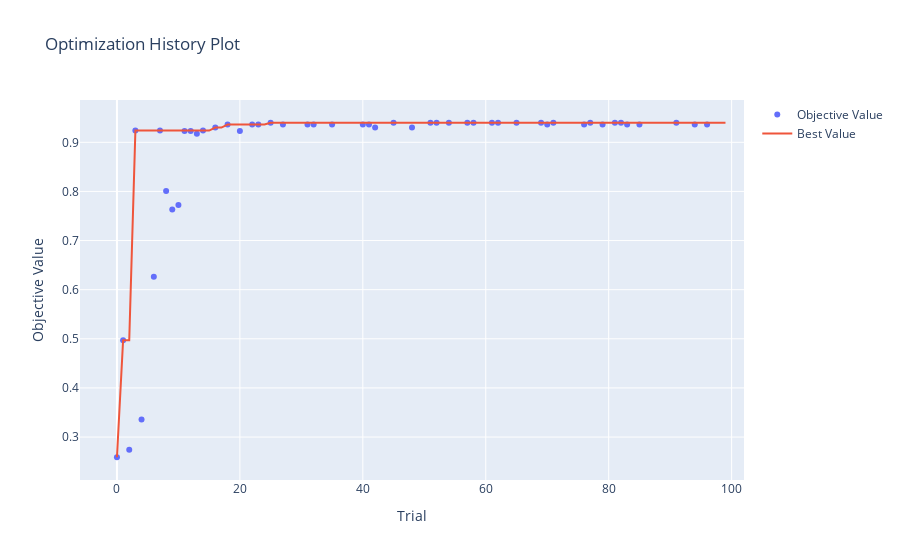
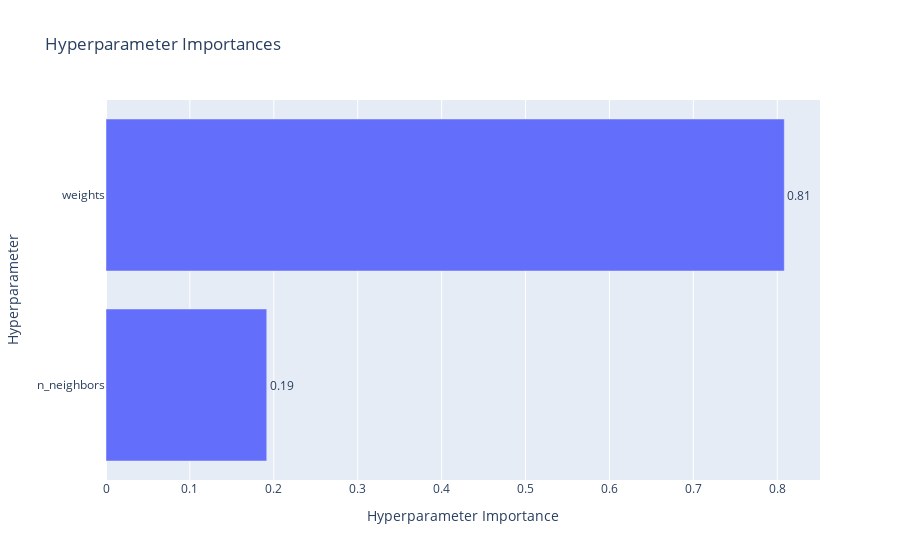
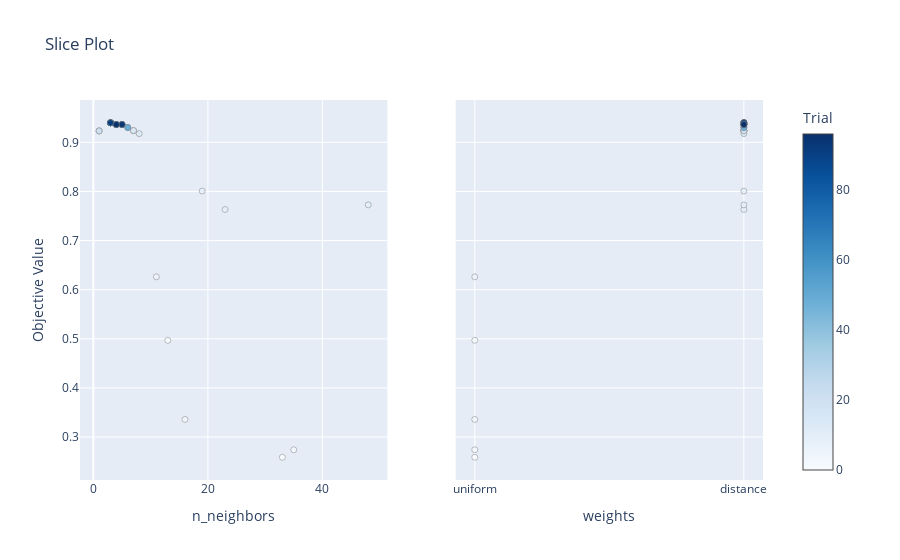

Source (notebook cell) for these figures, in order:
### Code cell
import numpy as np
import joblib  # for saving the model
from sklearn.model_selection import train_test_split
from sklearn.preprocessing import StandardScaler
from sklearn.metrics import accuracy_score
from sklearn.decomposition import KernelPCA
from sklearn.neighbors import KNeighborsClassifier
import optuna
import optuna.visualization as vis

n = 9

X = np.load('Datasets/kryptonite-%s-X.npy' % (n))
y = np.load('Datasets/kryptonite-%s-y.npy' % (n))

X_train_total, X_test, y_train_total, y_test = train_test_split(X, y, test_size=0.1, random_state=42)  # 10% of all data for final model evaluation

# To hold the best model and accuracy score
best_model = None
best_accuracy = -1

def objective(trial):
    global best_model, best_scaler, best_accuracy

    # Shuffle and split data
    X_train, X_val, y_train, y_val = train_test_split(X_train_total, y_train_total, test_size=0.8, random_state=42)

    scaler = StandardScaler()
    X_train_scaled = scaler.fit_transform(X_train)
    X_val_scaled = scaler.transform(X_val)

    # # Suggest dimensionality reduction and kernel parameters
    # use_pca = trial.suggest_categorical('use_pca', ['True', 'False'])

    # if use_pca == 'True':
    #     kernel_pca = trial.suggest_categorical('pca_kernel', ['linear', 'poly', 'rbf', 'sigmoid', 'cosine'])
    #     params_pca = {}

    #     if kernel_pca == 'poly':
    #         params_pca['degree'] = trial.suggest_int('degree_pca', 1, 10)
    #     if kernel_pca in ['poly', 'rbf', 'sigmoid']:
    #         params_pca['gamma'] = trial.suggest_float('gamma_pca', 0.1, 10)

    #     params_pca['n_jobs'] = -1
    #     params_pca['n_components'] = trial.suggest_int('n_pca_components', 1, max(1, X_train_scaled.shape[1]))

    #     pca = KernelPCA(kernel=kernel_pca, **params_pca)
    #     X_train_scaled = pca.fit_transform(X_train_scaled)
    #     X_val_scaled = pca.transform(X_val_scaled)

    # KNN Classifier parameters
    classifier = KNeighborsClassifier(
        n_neighbors=trial.suggest_int('n_neighbors', 1, 50),
        weights=trial.suggest_categorical('weights', ['uniform', 'distance']),
        n_jobs=-1
    )

    # Train the classifier
    classifier.fit(X_train_scaled, y_train)

    # Evaluate on the validation set
    y_val_pred = classifier.predict(X_val_scaled)
    val_accuracy = accuracy_score(y_val, y_val_pred)

    # Report validation accuracy for pruning
    trial.report(val_accuracy, step=0)

    # Check if the trial should be pruned
    if trial.should_prune():
        raise optuna.TrialPruned()

    # If this is the best model so far, save it
    if val_accuracy > best_accuracy:
        best_accuracy = val_accuracy
        best_model = classifier  # Update the best model
        best_scaler = scaler
        # Save the best model
        joblib.dump(best_model, 'best_knn_model.joblib')
        print(f"New best model saved with accuracy: {best_accuracy:.4f}")

    return val_accuracy

# Create a study object with a pruner
pruner = optuna.pruners.MedianPruner()
study = optuna.create_study(direction="maximize", pruner=pruner)

# Optimize the objective function
study.optimize(objective, n_trials=100)

print("Best hyperparameters:", study.best_params)
print("Best value:", study.best_value)
print("Best model saved as 'best_knn_model.joblib'.")

# Optional: Visualize optimization results
vis.plot_optimization_history(study).show()
vis.plot_param_importances(study).show()
vis.plot_slice(study).show()

# Evaluate on the validation set
X_test_scaled = best_scaler.transform(X_test)
y_test_pred = best_model.predict(X_test_scaled)
val_accuracy = accuracy_score(y_test, y_test_pred)

### Figure 1 — Plotly figure (JSON) as saved in the notebook; plotly's stock layout.template omitted (floating-point values rounded to 4 significant figures)
{"data": [{"mode": "markers", "name": "Objective Value", "type": "scatter", "x": [0, 1, 2, 3, 4, 6, 7, 8, 9, 10, 11, 12, 13, 14, 16, 18, 20, 22, 23, 25, 27, 31, 32, 35, 40, 41, 42, 45, 48, 51, 52, 54, 57, 58, 61, 62, 65, 69, 70, 71, 76, 77, 79, 81, 82, 83, 85, 91, 94, 96], "y": [0.2589, 0.4969, 0.2741, 0.9238, 0.3358, 0.6262, 0.9238, 0.8007, 0.7632, 0.7726, 0.9232, 0.9232, 0.9177, 0.9238, 0.9301, 0.9362, 0.9232, 0.9363, 0.9362, 0.9398, 0.9362, 0.9362, 0.9362, 0.9362, 0.9363, 0.9363, 0.9301, 0.9398, 0.9301, 0.9398, 0.9398, 0.9398, 0.9398, 0.9398, 0.9398, 0.9398, 0.9398, 0.9398, 0.9363, 0.9398, 0.9363, 0.9398, 0.9363, 0.9398, 0.9398, 0.9362, 0.9362, 0.9398, 0.9363, 0.9362]}, {"mode": "lines", "name": "Best Value", "type": "scatter", "x": [0, 1, 2, 3, 4, 5, 6, 7, 8, 9, 10, 11, 12, 13, 14, 15, 16, 17, 18, 19, 20, 21, 22, 23, 24, 25, 26, 27, 28, 29, 30, 31, 32, 33, 34, 35, 36, 37, 38, 39, 40, 41, 42, 43, 44, 45, 46, 47, 48, 49, 50, 51, 52, 53, 54, 55, 56, 57, 58, 59, 60, 61, 62, 63, 64, 65, 66, 67, 68, 69, 70, 71, 72, 73, 74, 75, 76, 77, 78, 79, 80, 81, 82, 83, 84, 85, 86, 87, 88, 89, 90, 91, 92, 93, 94, 95, 96, 97, 98, 99], "y": [0.2589, 0.4969, 0.4969, 0.9238, 0.9238, 0.9238, 0.9238, 0.9238, 0.9238, 0.9238, 0.9238, 0.9238, 0.9238, 0.9238, 0.9238, 0.9238, 0.9301, 0.9301, 0.9362, 0.9362, 0.9362, 0.9362, 0.9363, 0.9363, 0.9363, 0.9398, 0.9398, 0.9398, 0.9398, 0.9398, 0.9398, 0.9398, 0.9398, 0.9398, 0.9398, 0.9398, 0.9398, 0.9398, 0.9398, 0.9398, 0.9398, 0.9398, 0.9398, 0.9398, 0.9398, 0.9398, 0.9398, 0.9398, 0.9398, 0.9398, 0.9398, 0.9398, 0.9398, 0.9398, 0.9398, 0.9398, 0.9398, 0.9398, 0.9398, 0.9398, 0.9398, 0.9398, 0.9398, 0.9398, 0.9398, 0.9398, 0.9398, 0.9398, 0.9398, 0.9398, 0.9398, 0.9398, 0.9398, 0.9398, 0.9398, 0.9398, 0.9398, 0.9398, 0.9398, 0.9398, 0.9398, 0.9398, 0.9398, 0.9398, 0.9398, 0.9398, 0.9398, 0.9398, 0.9398, 0.9398, 0.9398, 0.9398, 0.9398, 0.9398, 0.9398, 0.9398, 0.9398, 0.9398, 0.9398, 0.9398]}, {"marker": {"color": "#cccccc"}, "mode": "markers", "name": "Infeasible Trial", "showlegend": false, "type": "scatter", "x": [], "y": []}], "layout": {"title": {"text": "Optimization History Plot"}, "xaxis": {"title": {"text": "Trial"}}, "yaxis": {"title": {"text": "Objective Value"}}}}

### Figure 2 — Plotly figure (JSON) as saved in the notebook; plotly's stock layout.template omitted (floating-point values rounded to 4 significant figures)
{"data": [{"cliponaxis": false, "hovertemplate": ["n_neighbors (IntDistribution): 0.1915821567535082<extra></extra>", "weights (CategoricalDistribution): 0.8084178432464918<extra></extra>"], "name": "Objective Value", "orientation": "h", "text": ["0.19", "0.81"], "textposition": "outside", "type": "bar", "x": [0.1916, 0.8084], "y": ["n_neighbors", "weights"]}], "layout": {"title": {"text": "Hyperparameter Importances"}, "xaxis": {"title": {"text": "Hyperparameter Importance"}}, "yaxis": {"title": {"text": "Hyperparameter"}}}}

### Figure 3 — Plotly figure (JSON) as saved in the notebook; plotly's stock layout.template omitted (floating-point values rounded to 4 significant figures)
{"data": [{"marker": {"color": [0, 1, 2, 3, 4, 6, 7, 8, 9, 10, 11, 12, 13, 14, 16, 18, 20, 22, 23, 25, 27, 31, 32, 35, 40, 41, 42, 45, 48, 51, 52, 54, 57, 58, 61, 62, 65, 69, 70, 71, 76, 77, 79, 81, 82, 83, 85, 91, 94, 96], "colorbar": {"title": {"text": "Trial"}, "x": 1, "xpad": 40}, "colorscale": [[0, "rgb(247,251,255)"], [0.125, "rgb(222,235,247)"], [0.25, "rgb(198,219,239)"], [0.375, "rgb(158,202,225)"], [0.5, "rgb(107,174,214)"], [0.625, "rgb(66,146,198)"], [0.75, "rgb(33,113,181)"], [0.875, "rgb(8,81,156)"], [1, "rgb(8,48,107)"]], "line": {"color": "Grey", "width": 0.5}, "showscale": true}, "mode": "markers", "name": "Feasible Trial", "showlegend": false, "type": "scatter", "x": [33, 13, 35, 7, 16, 11, 7, 19, 23, 48, 1, 1, 8, 7, 6, 4, 1, 5, 4, 3, 4, 4, 4, 4, 5, 5, 6, 3, 6, 3, 3, 3, 3, 3, 3, 3, 3, 3, 5, 3, 5, 3, 5, 3, 3, 4, 4, 3, 5, 4], "xaxis": "x", "y": [0.2589, 0.4969, 0.2741, 0.9238, 0.3358, 0.6262, 0.9238, 0.8007, 0.7632, 0.7726, 0.9232, 0.9232, 0.9177, 0.9238, 0.9301, 0.9362, 0.9232, 0.9363, 0.9362, 0.9398, 0.9362, 0.9362, 0.9362, 0.9362, 0.9363, 0.9363, 0.9301, 0.9398, 0.9301, 0.9398, 0.9398, 0.9398, 0.9398, 0.9398, 0.9398, 0.9398, 0.9398, 0.9398, 0.9363, 0.9398, 0.9363, 0.9398, 0.9363, 0.9398, 0.9398, 0.9362, 0.9362, 0.9398, 0.9363, 0.9362], "yaxis": "y"}, {"marker": {"color": [0, 1, 2, 3, 4, 6, 7, 8, 9, 10, 11, 12, 13, 14, 16, 18, 20, 22, 23, 25, 27, 31, 32, 35, 40, 41, 42, 45, 48, 51, 52, 54, 57, 58, 61, 62, 65, 69, 70, 71, 76, 77, 79, 81, 82, 83, 85, 91, 94, 96], "colorbar": {"title": {"text": "Trial"}, "x": 1, "xpad": 40}, "colorscale": [[0, "rgb(247,251,255)"], [0.125, "rgb(222,235,247)"], [0.25, "rgb(198,219,239)"], [0.375, "rgb(158,202,225)"], [0.5, "rgb(107,174,214)"], [0.625, "rgb(66,146,198)"], [0.75, "rgb(33,113,181)"], [0.875, "rgb(8,81,156)"], [1, "rgb(8,48,107)"]], "line": {"color": "Grey", "width": 0.5}, "showscale": false}, "mode": "markers", "name": "Feasible Trial", "showlegend": false, "type": "scatter", "x": ["uniform", "uniform", "uniform", "distance", "uniform", "uniform", "distance", "distance", "distance", "distance", "distance", "distance", "distance", "distance", "distance", "distance", "distance", "distance", "distance", "distance", "distance", "distance", "distance", "distance", "distance", "distance", "distance", "distance", "distance", "distance", "distance", "distance", "distance", "distance", "distance", "distance", "distance", "distance", "distance", "distance", "distance", "distance", "distance", "distance", "distance", "distance", "distance", "distance", "distance", "distance"], "xaxis": "x2", "y": [0.2589, 0.4969, 0.2741, 0.9238, 0.3358, 0.6262, 0.9238, 0.8007, 0.7632, 0.7726, 0.9232, 0.9232, 0.9177, 0.9238, 0.9301, 0.9362, 0.9232, 0.9363, 0.9362, 0.9398, 0.9362, 0.9362, 0.9362, 0.9362, 0.9363, 0.9363, 0.9301, 0.9398, 0.9301, 0.9398, 0.9398, 0.9398, 0.9398, 0.9398, 0.9398, 0.9398, 0.9398, 0.9398, 0.9363, 0.9398, 0.9363, 0.9398, 0.9363, 0.9398, 0.9398, 0.9362, 0.9362, 0.9398, 0.9363, 0.9362], "yaxis": "y2"}], "layout": {"title": {"text": "Slice Plot"}, "xaxis": {"anchor": "y", "domain": [0, 0.45], "title": {"text": "n_neighbors"}}, "xaxis2": {"anchor": "y2", "categoryarray": ["uniform", "distance"], "categoryorder": "array", "domain": [0.55, 1], "title": {"text": "weights"}, "type": "category"}, "yaxis": {"anchor": "x", "domain": [0, 1], "title": {"text": "Objective Value"}}, "yaxis2": {"anchor": "x2", "domain": [0, 1], "matches": "y", "showticklabels": false}}}
